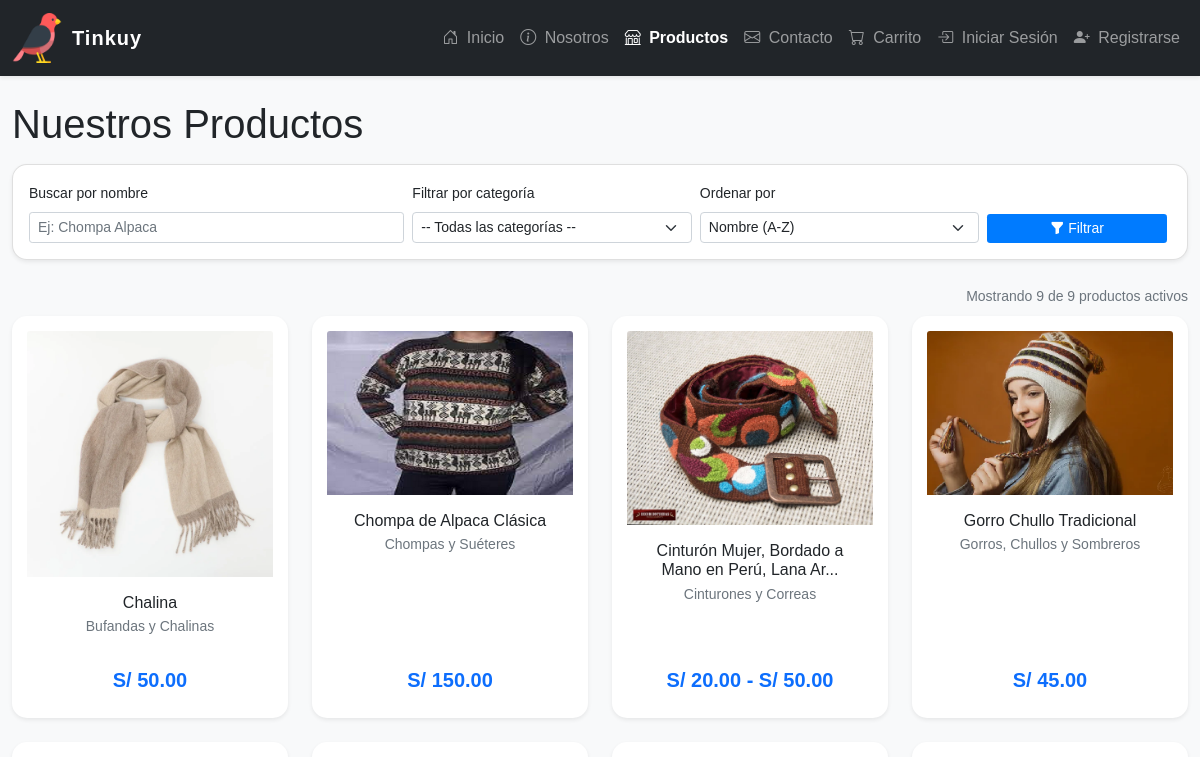
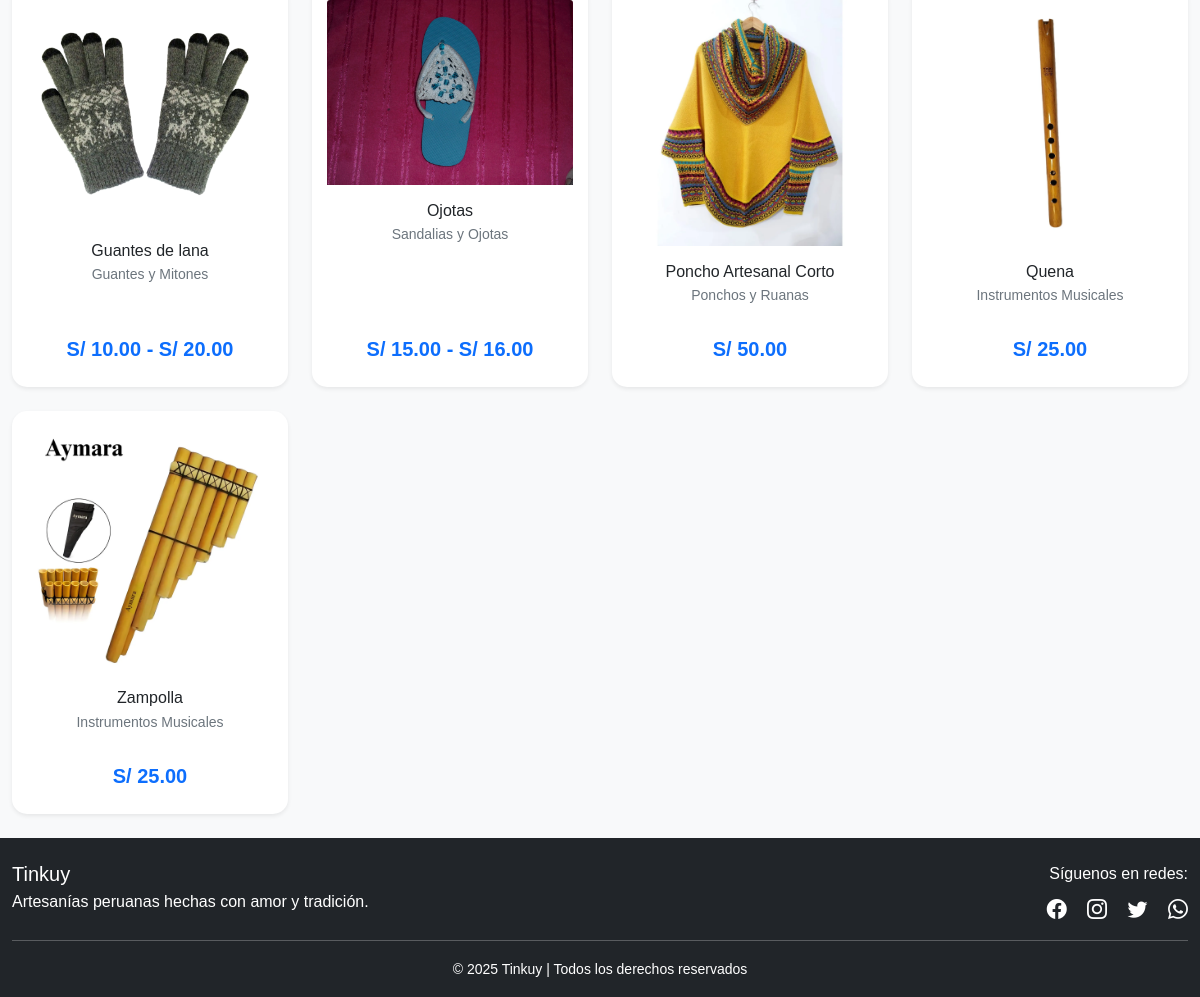
The page /index.php?page=products on the database its author committed (2 pictures, top to bottom).
### tables this page shows
CREATE TABLE `productos` (
  `id_producto` int(11) NOT NULL,
  `id_categoria` int(11) NOT NULL,
  `id_vendedor` int(11) NOT NULL,
  `nombre_producto` varchar(255) NOT NULL,
  `descripcion` text DEFAULT NULL,
  `imagen_principal` varchar(255) DEFAULT NULL,
  `estado` enum('activo','inactivo') NOT NULL DEFAULT 'activo',
  `fecha_creacion` datetime DEFAULT current_timestamp()
);

CREATE TABLE `categorias` (
  `id_categoria` int(11) NOT NULL,
  `nombre_categoria` varchar(100) NOT NULL,
  `descripcion` text DEFAULT NULL,
  `id_categoria_padre` int(11) DEFAULT NULL
);

### index.php (called while the page is built, shortened)
<?php
require_once __DIR__ . '/public/index.php';

### src/Models/producto.php (called while the page is built, shortened)
<?php
class Producto
{
    public function getProductosFiltrados($conn, $filtros)
    {
        $id_categoria = $filtros['categoria'] ?? null;
        $orden = $filtros['orden'] ?? 'nombre_asc';
        $sql_base = "
            FROM productos p
            JOIN categorias c ON p.id_categoria = c.id_categoria
            INNER JOIN (
                SELECT id_producto, MIN(precio) as min_precio, MAX(precio) as max_precio, SUM(stock) as total_stock
                FROM variantes_producto
                WHERE estado = 'activo' AND stock > 0
                GROUP BY id_producto
                HAVING SUM(stock) > 0
            ) vp ON p.id_producto = vp.id_producto
            WHERE p.estado = 'activo'
        ";
        $sql_select = "SELECT DISTINCT p.id_producto, p.nombre_producto, p.imagen_principal, c.nombre_categoria, vp.min_precio, vp.max_precio";
        $sql_order = "";
        switch ($orden) {
            default:
                $sql_order .= " ORDER BY p.nombre_producto ASC";
        }
        $sql_final = $sql_select . $sql_base . $sql_order;
        $stmt_productos = $conn->prepare($sql_final);
        $stmt_productos->execute();
        $resultado_productos = $stmt_productos->get_result();
        $productos = $resultado_productos->fetch_all(MYSQLI_ASSOC);
        return $productos;
    }
}

### src/Views/producto/products.php (the view, shortened to what this page needs)
<?php
$project_root = defined('PROJECT_ROOT') ? PROJECT_ROOT : "/Ecommerce-Tinkuy";
$base_url = defined('PUBLIC_URL') ? PUBLIC_URL : ($project_root . "/public");
$controller_url = defined('BASE_URL') ? BASE_URL : ($base_url . "/index.php");
?>
<!DOCTYPE html>
<html lang="es">
<head>
    <link href="https://cdn.jsdelivr.net/npm/bootstrap@5.0.2/dist/css/bootstrap.min.css" rel="stylesheet">
    <link href="https://cdn.jsdelivr.net/npm/bootstrap-icons@1.10.5/font/bootstrap-icons.css" rel="stylesheet">
    <link rel="stylesheet" href="<?= $base_url ?>/css/style.css">
</head>
<body class="d-flex flex-column min-vh-100 bg-light">
    <?php
    include BASE_PATH . '/src/Views/components/navbar.php';
    ?>
    <main class="container my-4 flex-grow-1">
        <h1 class="mb-3">Nuestros Productos</h1>
        <div class="card shadow-sm mb-4">
            <div class="card-body">
                <form action="<?= $controller_url ?>" method="GET" id="filter-form">
                    <input type="hidden" name="page" value="products"> <div class="row g-2 align-items-end">
                        <div class="col-lg-4 col-md-6">
                            <label for="buscar" class="form-label small">Buscar por nombre</label>
                            <input type="text" class="form-control form-control-sm" id="buscar" name="buscar" placeholder="Ej: Chompa Alpaca" value="<?= htmlspecialchars($termino_busqueda) ?>">
                        </div>
                        <div class="col-lg-3 col-md-6">
                             <label for="categoria" class="form-label small">Filtrar por categoría</label>
                             <select name="categoria" id="categoria" class="form-select form-select-sm">
                                 <option value="" <?= ($id_categoria_filtro === null) ? 'selected' : '' ?>>-- Todas las categorías --</option>
                             </select>
                        </div>
                        <div class="col-lg-3 col-md-6">
                             <label for="orden" class="form-label small">Ordenar por</label>
                             <select name="orden" id="orden" class="form-select form-select-sm">
                                 <option value="nombre_asc" <?= ($orden == 'nombre_asc') ? 'selected' : '' ?>>Nombre (A-Z)</option>
                             </select>
                        </div>
                        <div class="col-lg-2 col-md-6 d-flex align-items-end">
                             <button class="btn btn-primary btn-sm w-100 me-1" type="submit">
                                 <i class="bi bi-funnel-fill"></i> Filtrar
                             </button>
                        </div>
                    </div>
                </form>
            </div>
        </div>
        <?php if (empty($productos_listados)): ?>
            <div class="alert alert-info text-center shadow-sm">
                 <i class="bi bi-info-circle me-2"></i>No se encontraron productos activos que coincidan.
                 <?php if ($filtros_activos): ?>
                     Intenta <a href="<?= $controller_url ?>?page=products" class="alert-link">restablecer los filtros</a>.
                 <?php endif; ?>
            </div>
        <?php else: ?>
            <p class="text-muted text-end mb-2"><small>Mostrando <?= count($productos_listados) ?> de <?= $total_productos ?> productos activos</small></p>
            <div class="row row-cols-1 row-cols-sm-2 row-cols-md-3 row-cols-lg-4 g-4">
                <?php foreach ($productos_listados as $prod): ?>
                    <div class="col d-flex align-items-stretch">
                        <div class="card h-100 shadow-sm product-card border-0 overflow-hidden">
                            <a href="<?= $controller_url ?>?page=producto&id=<?= $prod['id_producto'] ?>">
                                <img src="<?= $public_url ?>/img/productos/<?= htmlspecialchars($prod['imagen_principal'] ?: 'default.png') ?>" class="card-img-top product-card-img" alt="<?= htmlspecialchars($prod['nombre_producto']) ?>">
                            </a>
                            <div class="card-body d-flex flex-column pb-2">
                                <h5 class="card-title product-card-title mb-1 fs-6">
                                    <a href="<?= $controller_url ?>?page=producto&id=<?= $prod['id_producto'] ?>" class="text-decoration-none text-dark stretched-link">
                                        <?= htmlspecialchars(mb_strimwidth($prod['nombre_producto'], 0, 50, "...")) ?>
                                    </a>
                                </h5>
                                <p class="card-text small text-muted mb-2"><?= htmlspecialchars($prod['nombre_categoria']) ?></p>
                                <p class="card-text fw-bold text-primary mt-auto mb-0 product-card-price fs-5">
                                    <?php
                                        if (!is_null($prod['min_precio']) && !is_null($prod['max_precio']) && $prod['min_precio'] != $prod['max_precio']) { echo 'S/ ' . number_format($prod['min_precio'], 2) . ' - S/ ' . number_format($prod['max_precio'], 2); }
                                        elseif (!is_null($prod['min_precio'])) { echo 'S/ ' . number_format($prod['min_precio'], 2); }
                                        else { echo '<span class="text-muted small">Consultar</span>'; }
                                    ?>
                                </p>
                            </div>
                        </div>
                    </div>
                <?php endforeach; ?>
            </div>
            <?php endif; ?>
    </main>
    <?php
    include BASE_PATH . '/src/Views/components/footer.php';
    ?>
    </body>
</html>

### public/css/style.css (style rules this page uses)
body { font-family: Arial, sans-serif; background-color: #f4f6f9; }
.btn-primary { background-color: #007bff; border: none; }
.container { max-width: 1200px; }
.product-card { border: 1px solid #ddd; padding: 15px; text-align: center; margin-bottom: 20px; }
.product-card img { max-width: 100%; height: auto; }
.form-label { font-weight: 500; }
.card { border-radius: 15px; }
html, body { height: 100%; margin: 0; padding: 0; }
main { flex-grow: 1; }

### src/Views/producto/products.php (style rules this page uses)
.product-card-img { height: 200px; object-fit: cover; }
.product-card-title a { color: inherit; text-decoration: none; }

### src/Views/components/footer.php (style rules this page uses)
html, body { height: 100%; }
body { display: flex; flex-direction: column; min-height: 100vh; }
main { flex: 1; }

### rows shown on the page
productos: imagen_principal (picture), nombre_producto "Chalina", id_categoria.nombre_categoria "Bufandas y Chalinas", min_precio "50.00"
productos: imagen_principal (picture), nombre_producto "Chompa de Alpaca Clásica", id_categoria.nombre_categoria "Chompas y Suéteres", min_precio "150.00"
productos: imagen_principal (picture), nombre_producto "Cinturón Mujer, Bordado a Mano en Perú, Lana Ar...", id_categoria.nombre_categoria "Cinturones y Correas", min_precio "20.00", max_precio "50.00"
productos: imagen_principal (picture), nombre_producto "Gorro Chullo Tradicional", id_categoria.nombre_categoria "Gorros, Chullos y Sombreros", min_precio "45.00"
productos: imagen_principal (picture), nombre_producto "Guantes de lana", id_categoria.nombre_categoria "Guantes y Mitones", min_precio "10.00", max_precio "20.00"
productos: imagen_principal (picture), nombre_producto "Ojotas", id_categoria.nombre_categoria "Sandalias y Ojotas", min_precio "15.00", max_precio "16.00"
productos: imagen_principal (picture), nombre_producto "Poncho Artesanal Corto", id_categoria.nombre_categoria "Ponchos y Ruanas", min_precio "50.00"
productos: imagen_principal (picture), nombre_producto "Quena", id_categoria.nombre_categoria "Instrumentos Musicales", min_precio "25.00"
productos: imagen_principal (picture), nombre_producto "Zampolla", id_categoria.nombre_categoria "Instrumentos Musicales", min_precio "25.00"

### other values the page prints
count($productos_listados) "9"
$total_productos "9"
